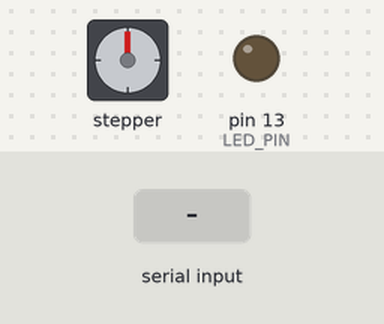
Simulated run of this sketch. Board: Arduino Uno, built with avr-gcc and run on an emulated ATmega328P. On the bench: stepper motor, output pins drawn as LEDs (lit = HIGH). Inputs (shaded band) come from the test bench. Stepper angles assume 200 steps per turn.

Above: at 1.2 s.
1.3 s: "90,45\n" received over Serial
At 1.87 s:
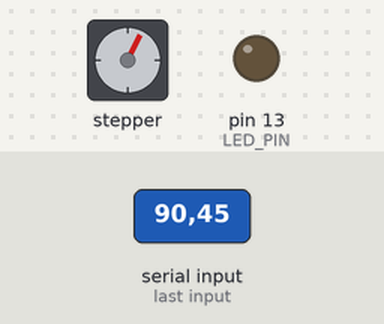
At 3.7 s:
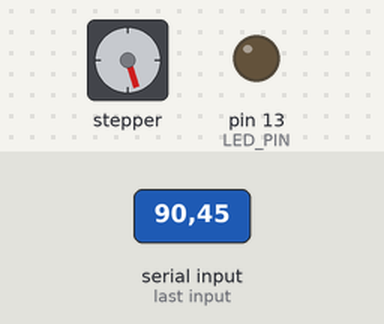
4.3 s: "30,150\n" received over Serial
At 4.5 s:
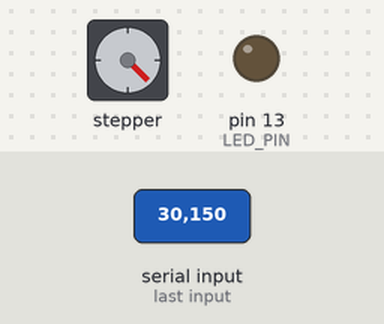
Timing chart, 0 to 10.7 s (numbered marks = the images above; inputs shaded):
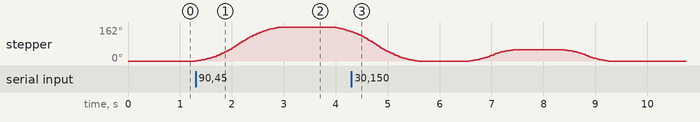

The sketch:

Arduino_Stepper.ino
```cpp
#include <FlexyStepper.h>

const int LED_PIN = 13;
const int MOTOR_X_STEP_PIN = 2;
const int MOTOR_Y_STEP_PIN = 3;
const int MOTOR_Z_STEP_PIN = 4;
const int MOTOR_A_STEP_PIN = 12;

const int MOTOR_X_DIR_PIN = 5;
const int MOTOR_Y_DIR_PIN = 6;
const int MOTOR_Z_DIR_PIN = 7;
const int MOTOR_A_DIR_PIN = 13;

const int STEPPERS_ENABLE_PIN = 8;

FlexyStepper stepperX;
FlexyStepper stepperY;
FlexyStepper stepperZ;
FlexyStepper stepperA;

float X_speed=100;
float Y_speed;
float Z_speed;
float A_speed;

float X_acceleration = 100;
float Y_acceleration;
float Z_acceleration;
float A_acceleration;

int X_steps = 100;
int Y_steps;
int Z_steps;
int A_steps;

int valueFromProcessing;


void setup()
{
  pinMode(LED_PIN, OUTPUT);
  pinMode(STEPPERS_ENABLE_PIN, OUTPUT);
  Serial.begin(9600);

  stepperX.connectToPins(MOTOR_X_STEP_PIN, MOTOR_X_DIR_PIN);
  stepperY.connectToPins(MOTOR_Y_STEP_PIN, MOTOR_Y_DIR_PIN);
  stepperZ.connectToPins(MOTOR_Z_STEP_PIN, MOTOR_Z_DIR_PIN);
  stepperA.connectToPins(MOTOR_A_STEP_PIN, MOTOR_A_DIR_PIN);

  digitalWrite(STEPPERS_ENABLE_PIN, LOW);
}


void loop()
{
  /* while (Serial.available()) {
        String receivedStr = Serial.readStringUntil('\n');  // Read the incoming data until newline

        //Split the received string based on commas
        int commaIndex1 = receivedStr.indexOf(',');
        int commaIndex2 = receivedStr.indexOf(',', commaIndex1 + 1);

        X_speed = receivedStr.substring(0, commaIndex1).toInt();
        X_acceleration = receivedStr.substring(commaIndex1 + 1, commaIndex2).toInt();
        X_steps = receivedStr.substring(commaIndex2 + 1).toInt();

    }*/

    if (Serial.available() > 0) {
     String receivedString = Serial.readStringUntil('\n');
     if (receivedString.length() > 0) {
       X_steps = receivedString.toInt();
       runJustTheXStepper(X_speed, X_acceleration, X_steps);
     }
  //}
   // runJustTheXStepper(X_speed, X_acceleration, X_steps);

   // runXYZASteppers();
  // stepperZ.moveRelativeInSteps(200 * 10);
 //  delay(1000);
}
}


void runJustTheXStepper(float X_speed_, float X_acceleration_, float steps_)
{
  stepperX.setSpeedInStepsPerSecond(X_speed_);
  stepperX.setAccelerationInStepsPerSecondPerSecond(X_acceleration_);

   stepperX.moveRelativeInSteps(steps_);
   delay(1000);
  stepperX.moveRelativeInSteps(steps_*(-1));
   delay(1000);
}
/*
void runJustTheAStepper()
{
  //
  // set the speed and acceleration rates for the stepper motor
  //
  stepperA.setSpeedInStepsPerSecond(100);
  stepperA.setAccelerationInStepsPerSecondPerSecond(100);

  //
  // Rotate the motor in the forward direction one revolution (200 steps).
  // This function call will not return until the motion is complete.
  //
  stepperA.moveRelativeInSteps(200);

  //
  // now that the rotation has finished, delay 1 second before starting
  // the next move
  //
  delay(1000);

  //
  // rotate backward 1 rotation, then wait 1 second
  //
  stepperA.moveRelativeInSteps(-200);
  delay(1000);

  //
  // This time speedup the motor, turning 10 revolutions.  Note if you
  // tell a stepper motor to go faster than it can, it just stops.
  //
  stepperA.setSpeedInStepsPerSecond(800);
  stepperA.setAccelerationInStepsPerSecondPerSecond(800);
  stepperA.moveRelativeInSteps(200 * 10);
  delay(2000);
}


void runBothXAndYSteppers()
{
  long stepsX = -200 * 1;
  long stepsY = 200 * 1;
  float speedInStepsPerSecond = 100;
  float accelerationInStepsPerSecondPerSecond = 100;
  moveXYWithCoordination(stepsX, stepsY, speedInStepsPerSecond, accelerationInStepsPerSecondPerSecond);
  delay(1000);

  //
  // turn one motor 5 revolutions, the other motor just 1
  //
  stepsX = -200 * 1;
  stepsY = 200 * 5;
  speedInStepsPerSecond = 500;
  accelerationInStepsPerSecondPerSecond = 500;
  moveXYWithCoordination(stepsX, stepsY, speedInStepsPerSecond, accelerationInStepsPerSecondPerSecond);
  delay(3000);
}


void moveXYWithCoordination(long stepsX, long stepsY, float speedInStepsPerSecond, float accelerationInStepsPerSecondPerSecond)
{
  float speedInStepsPerSecond_X;
  float accelerationInStepsPerSecondPerSecond_X;
  float speedInStepsPerSecond_Y;
  float accelerationInStepsPerSecondPerSecond_Y;
  long absStepsX;
  long absStepsY;

  //
  // setup initial speed and acceleration values
  //
  speedInStepsPerSecond_X = speedInStepsPerSecond;
  accelerationInStepsPerSecondPerSecond_X = accelerationInStepsPerSecondPerSecond;

  speedInStepsPerSecond_Y = speedInStepsPerSecond;
  accelerationInStepsPerSecondPerSecond_Y = accelerationInStepsPerSecondPerSecond;


  //
  // determine how many steps each motor is moving
  //
  if (stepsX >= 0)
    absStepsX = stepsX;
  else
    absStepsX = -stepsX;

  if (stepsY >= 0)
    absStepsY = stepsY;
  else
    absStepsY = -stepsY;


  //
  // determine which motor is traveling the farthest, then slow down the
  // speed rates for the motor moving the shortest distance
  //
  if ((absStepsX > absStepsY) && (stepsX != 0))
  {
    //
    // slow down the motor traveling less far
    //
    float scaler = (float) absStepsY / (float) absStepsX;
    speedInStepsPerSecond_Y = speedInStepsPerSecond_Y * scaler;
    accelerationInStepsPerSecondPerSecond_Y = accelerationInStepsPerSecondPerSecond_Y * scaler;
  }

  if ((absStepsY > absStepsX) && (stepsY != 0))
  {
    //
    // slow down the motor traveling less far
    //
    float scaler = (float) absStepsX / (float) absStepsY;
    speedInStepsPerSecond_X = speedInStepsPerSecond_X * scaler;
    accelerationInStepsPerSecondPerSecond_X = accelerationInStepsPerSecondPerSecond_X * scaler;
  }


  //
  // setup the motion for the X motor
  //
  stepperX.setSpeedInStepsPerSecond(speedInStepsPerSecond_X);
  stepperX.setAccelerationInStepsPerSecondPerSecond(accelerationInStepsPerSecondPerSecond_X);
  stepperX.setTargetPositionRelativeInSteps(stepsX);


  //
  // setup the motion for the Y motor
  //
  stepperY.setSpeedInStepsPerSecond(speedInStepsPerSecond_Y);
  stepperY.setAccelerationInStepsPerSecondPerSecond(accelerationInStepsPerSecondPerSecond_Y);
  stepperY.setTargetPositionRelativeInSteps(stepsY);


  //
  // now execute the moves, looping until both motors have finished
  //
  while((!stepperX.motionComplete()) || (!stepperY.motionComplete()))
  {
    stepperX.processMovement();
    stepperY.processMovement();
  }
}


void runXYZSteppers()
{
  long stepsX = -200 * 1;
  long stepsY = 200 * 1;
  long stepsZ = -200 * 1;

  float speedInStepsPerSecond = 100;
  float accelerationInStepsPerSecondPerSecond = 100;
  moveXYZWithCoordination(stepsX, stepsY, stepsZ,speedInStepsPerSecond, accelerationInStepsPerSecondPerSecond);
  delay(1000);
}
void moveXYZWithCoordination(long stepsX, long stepsY, long stepsZ, float speedInStepsPerSecond, float accelerationInStepsPerSecondPerSecond)
{
  float speedInStepsPerSecond_X;
  float accelerationInStepsPerSecondPerSecond_X;
  float speedInStepsPerSecond_Y;
  float accelerationInStepsPerSecondPerSecond_Y;
  float speedInStepsPerSecond_Z;
  float accelerationInStepsPerSecondPerSecond_Z;
  long absStepsX;
  long absStepsY;
  long absStepsZ;
  long maxStep;
  long maxStep_;

  //
  // setup initial speed and acceleration values
  //
  speedInStepsPerSecond_X = speedInStepsPerSecond;
  accelerationInStepsPerSecondPerSecond_X = accelerationInStepsPerSecondPerSecond;

  speedInStepsPerSecond_Y = speedInStepsPerSecond;
  accelerationInStepsPerSecondPerSecond_Y = accelerationInStepsPerSecondPerSecond;

  speedInStepsPerSecond_Z = speedInStepsPerSecond;
  accelerationInStepsPerSecondPerSecond_Z = accelerationInStepsPerSecondPerSecond;


  //
  // determine how many steps each motor is moving
  //
  if (stepsX >= 0)
    absStepsX = stepsX;
  else
    absStepsX = -stepsX;

  if (stepsY >= 0)
    absStepsY = stepsY;
  else
    absStepsY = -stepsY;

  if (stepsZ >= 0)
    absStepsZ = stepsZ;
  else
    absStepsZ = -stepsZ;

  maxStep = max(absStepsX, max(absStepsY,absStepsZ));
  if (absStepsX == maxStep){
  maxStep_ = stepsX;
  }else if (absStepsY == maxStep){
  maxStep_ = stepsY;
  }else if (absStepsY == maxStep){
  maxStep_ = stepsZ;
  }

  if (maxStep_ != 0)
  {
    float scalerX = (float)maxStep / (float) absStepsX;
    float scalerY = (float)maxStep / (float) absStepsY;
    float scalerZ = (float)maxStep / (float) absStepsZ;

    speedInStepsPerSecond_X = speedInStepsPerSecond_X * scalerX;
    accelerationInStepsPerSecondPerSecond_X = accelerationInStepsPerSecondPerSecond_X * scalerX;
    speedInStepsPerSecond_Y = speedInStepsPerSecond_Y * scalerY;
    accelerationInStepsPerSecondPerSecond_Y = accelerationInStepsPerSecondPerSecond_Y * scalerY;
    speedInStepsPerSecond_Z = speedInStepsPerSecond_Z * scalerZ;
    accelerationInStepsPerSecondPerSecond_Z = accelerationInStepsPerSecondPerSecond_Z * scalerZ;
  }

  //
  // setup the motion for the X motor
  //
  stepperX.setSpeedInStepsPerSecond(speedInStepsPerSecond_X);
  stepperX.setAccelerationInStepsPerSecondPerSecond(accelerationInStepsPerSecondPerSecond_X);
  stepperX.setTargetPositionRelativeInSteps(stepsX);


  //
  // setup the motion for the Y motor
  //
  stepperY.setSpeedInStepsPerSecond(speedInStepsPerSecond_Y);
  stepperY.setAccelerationInStepsPerSecondPerSecond(accelerationInStepsPerSecondPerSecond_Y);
  stepperY.setTargetPositionRelativeInSteps(stepsY);

  //
  // setup the motion for the Y motor
  //
  stepperZ.setSpeedInStepsPerSecond(speedInStepsPerSecond_Z);
  stepperZ.setAccelerationInStepsPerSecondPerSecond(accelerationInStepsPerSecondPerSecond_Z);
  stepperZ.setTargetPositionRelativeInSteps(stepsZ);


  //
  // now execute the moves, looping until both motors have finished
  //
  while((!stepperX.motionComplete()) || (!stepperY.motionComplete())|| (!stepperZ.motionComplete()))
  {
    stepperX.processMovement();
    stepperY.processMovement();
    stepperZ.processMovement();
  }
}
*/
void runXYZASteppers()
{
  long stepsX = -200 * 1;
  long stepsY = 200 * 1;
  long stepsZ = -200 * 1;
  long stepsA = 200 * 1;

  float speedInStepsPerSecond = 100;
  float accelerationInStepsPerSecondPerSecond = 100;
  moveXYZAWithCoordination(stepsX, stepsY, stepsZ,stepsA,speedInStepsPerSecond, accelerationInStepsPerSecondPerSecond);
  delay(1000);
}
void moveXYZAWithCoordination(long stepsX, long stepsY, long stepsZ, long stepsA,float speedInStepsPerSecond, float accelerationInStepsPerSecondPerSecond)
{
  float speedInStepsPerSecond_X;
  float accelerationInStepsPerSecondPerSecond_X;
  float speedInStepsPerSecond_Y;
  float accelerationInStepsPerSecondPerSecond_Y;
  float speedInStepsPerSecond_Z;
  float accelerationInStepsPerSecondPerSecond_Z;
  float speedInStepsPerSecond_A;
  float accelerationInStepsPerSecondPerSecond_A;

  long absStepsX;
  long absStepsY;
  long absStepsZ;
  long absStepsA;
  long maxStep;
  long maxStep_;

  //
  // setup initial speed and acceleration values
  //
  speedInStepsPerSecond_X = speedInStepsPerSecond;
  accelerationInStepsPerSecondPerSecond_X = accelerationInStepsPerSecondPerSecond;

  speedInStepsPerSecond_Y = speedInStepsPerSecond;
  accelerationInStepsPerSecondPerSecond_Y = accelerationInStepsPerSecondPerSecond;

  speedInStepsPerSecond_Z = speedInStepsPerSecond;
  accelerationInStepsPerSecondPerSecond_Z = accelerationInStepsPerSecondPerSecond;

  speedInStepsPerSecond_A = speedInStepsPerSecond;
  accelerationInStepsPerSecondPerSecond_A = accelerationInStepsPerSecondPerSecond;


  //
  // determine how many steps each motor is moving
  //
  if (stepsX >= 0)
    absStepsX = stepsX;
  else
    absStepsX = -stepsX;

  if (stepsY >= 0)
    absStepsY = stepsY;
  else
    absStepsY = -stepsY;

  if (stepsZ >= 0)
    absStepsZ = stepsZ;
  else
    absStepsZ = -stepsZ;

  if (stepsA >= 0)
    absStepsA = stepsA;
  else
    absStepsA = -stepsA;

  maxStep = max(absStepsX, max(absStepsY,max(absStepsZ,absStepsA)));
  if (absStepsX == maxStep){
  maxStep_ = stepsX;
  }else if (absStepsY == maxStep){
  maxStep_ = stepsY;
  }else if (absStepsY == maxStep){
  maxStep_ = stepsZ;
  }else if (absStepsA == maxStep){
  maxStep_ = stepsA;
  }

  if (maxStep_ != 0)
  {
    float scalerX = (float)maxStep / (float) absStepsX;
    float scalerY = (float)maxStep / (float) absStepsY;
    float scalerZ = (float)maxStep / (float) absStepsZ;
    float scalerA = (float)maxStep / (float) absStepsA;

    speedInStepsPerSecond_X = speedInStepsPerSecond_X * scalerX;
    accelerationInStepsPerSecondPerSecond_X = accelerationInStepsPerSecondPerSecond_X * scalerX;
    speedInStepsPerSecond_Y = speedInStepsPerSecond_Y * scalerY;
    accelerationInStepsPerSecondPerSecond_Y = accelerationInStepsPerSecondPerSecond_Y * scalerY;
    speedInStepsPerSecond_Z = speedInStepsPerSecond_Z * scalerZ;
    accelerationInStepsPerSecondPerSecond_Z = accelerationInStepsPerSecondPerSecond_Z * scalerZ;
    speedInStepsPerSecond_A = speedInStepsPerSecond_A * scalerA;
    accelerationInStepsPerSecondPerSecond_A = accelerationInStepsPerSecondPerSecond_A * scalerA;
  }

  //
  // setup the motion for the X motor
  //
  stepperX.setSpeedInStepsPerSecond(speedInStepsPerSecond_X);
  stepperX.setAccelerationInStepsPerSecondPerSecond(accelerationInStepsPerSecondPerSecond_X);
  stepperX.setTargetPositionRelativeInSteps(stepsX);


  //
  // setup the motion for the Y motor
  //
  stepperY.setSpeedInStepsPerSecond(speedInStepsPerSecond_Y);
  stepperY.setAccelerationInStepsPerSecondPerSecond(accelerationInStepsPerSecondPerSecond_Y);
  stepperY.setTargetPositionRelativeInSteps(stepsY);

  //
  // setup the motion for the Y motor
  //
  stepperZ.setSpeedInStepsPerSecond(speedInStepsPerSecond_Z);
  stepperZ.setAccelerationInStepsPerSecondPerSecond(accelerationInStepsPerSecondPerSecond_Z);
  stepperZ.setTargetPositionRelativeInSteps(stepsZ);

  stepperA.setSpeedInStepsPerSecond(speedInStepsPerSecond_A);
  stepperA.setAccelerationInStepsPerSecondPerSecond(accelerationInStepsPerSecondPerSecond_A);
  stepperA.setTargetPositionRelativeInSteps(stepsA);


  //
  // now execute the moves, looping until both motors have finished
  //
  while((!stepperX.motionComplete()) || (!stepperY.motionComplete())|| (!stepperZ.motionComplete())|| (!stepperA.motionComplete()))
  {
    stepperX.processMovement();
    stepperY.processMovement();
    stepperZ.processMovement();
    stepperA.processMovement();
  }
}
```

Measured:
- after the input at 1.3 s, stepper: turns 162° clockwise in 1.6 s, then 22° counter-clockwise in 0.35 s
